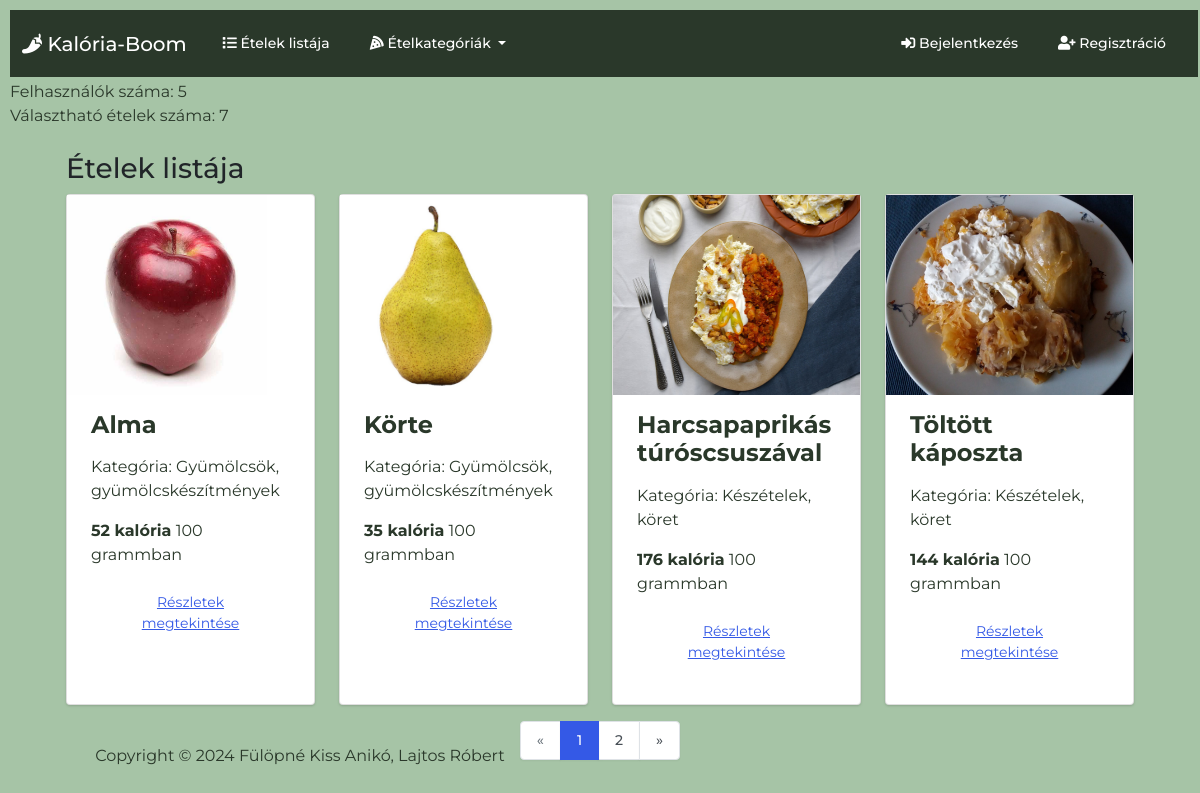
The page / on the database its author committed.
### foodtracker/models.py (models this page shows, shortened)
class Food(models.Model):
    food_name = models.CharField(max_length=200)
    quantity = models.DecimalField(max_digits=7, decimal_places=2, default=100.00)
    calories = models.IntegerField(default=0)
    fat = models.DecimalField(max_digits=7, decimal_places=2)
    carbohydrates = models.DecimalField(max_digits=7, decimal_places=2)
    protein = models.DecimalField(max_digits=7, decimal_places=2)
    category = models.ForeignKey(FoodCategory, on_delete=models.CASCADE, related_name='food_category')

class Image(models.Model):
    food = models.ForeignKey(Food, on_delete=models.CASCADE, related_name='get_images')
    image = models.ImageField(upload_to='images/')

class FoodCategory(models.Model):
    category_name = models.CharField(max_length=50)
    class Meta:
        verbose_name = 'Food Category'
        verbose_name_plural = 'Food Categories'
    def __str__(self):
        return f'{self.category_name}'
    @property
    def count_food_by_category(self):
        return Food.objects.filter(category=self).count()

### foodtracker/views.py (the view)
# urls.py: path('', views.food_list, name='food_list'),
def food_list(request):
    return food_list_view(request)

### foodtracker/views.py (called while the page is built)
def food_list_view(request):
    foods = Food.objects.all()
    for food in foods:
        food.image = food.get_images.first()
    page = request.GET.get('page', 1)
    paginator = Paginator(foods, 4)
    try:
        pages = paginator.page(page)
    except PageNotAnInteger:
        pages = paginator.page(1)
    except EmptyPage:
        pages = paginator.page(paginator.num_pages)
    return render(request, 'food_list.html', {
        'categories': FoodCategory.objects.all(),
        'foods': foods,
        'pages': pages,
        'title': 'Food List'
    })

### templates/food_list.html (shortened to what this page needs)
{% extends 'base.html' %}
{% load static %}
{% block css %}
    <link rel="stylesheet" type="text/css" href="{% static 'css/food_list.css' %}">
{% endblock css %}
{% block body %}
<div class='py-4 mt-auto'>
    <div class='container px-4'>
        <h3> Ételek listája </h3>
        <div class='row justify-content-center'>
        {% for food in pages %}
            <div class='col-sm-12 col-md-12 col-lg-4 col-xl-3 d-flex align-items-stretch'>
                <div class='card bg-secondary mb-3'>
                    <a href='#'>
                        <img
                            src="{{ food.image.image.url|default:'../../static/images/no_image.png' }}"
                            class='img-fluid'
                            alt='food image'
                        >
                    </a>
                    <div class='card-body'>
                        <h4 class='card-title'>
                            <strong>{{ food.food_name }}</strong>
                        </h4>
                        <p class='card-text'>
                            <div class='my-3'>
                                Kategória: {{ food.category }}
                            </div>
                        </p>
                        <p class='card-text'>
                            <div class='my-3'>
                                <strong>{{ food.calories}} kalória</strong>  {{ food.quantity|floatformat:0 }} grammban
                            </div>
                        </p>
                        <p class='card-text'>
                            <div class='my-3'>
                                <a href="{% url 'food_details' food.id %}" type='button' class='btn btn-link'>
                                    Részletek megtekintése
                                </a>
                            </div>
                        </p>
                    </div>
                </div>
            </div>
        {% endfor %}
        {% if pages.has_other_pages %}
            <div class='d-flex justify-content-center'>
                <ul class='pagination'>
                    {% if pages.has_previous %}
                        <li class='page-item'>
                            <a class='page-link' href='?page={{ pages.previous_page_number }}'>&laquo;</a>
                        </li>
                    {% else %}
                        <li class='page-item disabled'>
                            <a class='page-link' href='#'>&laquo;</a>
                        </li>
                    {% endif %}
                    {% for i in pages.paginator.page_range %}
                        {% if pages.number == i %}
                            <li class='page-item active'>
                                <a class='page-link' href='#'>{{ i }}</a>
                            </li>
                        {% else %}
                            <li class='page-item'>
                                <a class='page-link' href='?page={{ i }}'>{{ i }}</a>
                            </li>
                        {% endif %}
                    {% endfor %}
                    {% if pages.has_next %}
                        <li class='page-item'>
                            <a class='page-link' href='?page={{ pages.next_page_number }}'>&raquo;</a>
                        </li>
                    {% else %}
                        <li class='page-item disabled'>
                            <a class='page-link' href='#'>&raquo;</a>
                        </li>
                    {% endif %}
                </ul>
            </div>
        {% endif %}
    </div>
</div>
{% endblock body %}

### static/css/styles.css (style rules this page uses)
html { position: relative; min-height: 100%; }
body { margin: 80px 10px 10px 10px; font-family: 'Montserrat', sans-serif !important; background-size: cover; background-color: rgb(166, 196, 166); color: rgb(42, 56, 42); ; }

### static/css/food_list.css (style rules this page uses)
.img-fluid { height: 200px; }

### rows shown on the page
Food: image.image (picture), food_name "Alma", category "Gyümölcsök, gyümölcskészítmények", calories "52", quantity "100"
Food: image.image (picture), food_name "Körte", category "Gyümölcsök, gyümölcskészítmények", calories "35", quantity "100"
Food: image.image (picture), food_name "Harcsapaprikás túróscsuszával", category "Készételek, köret", calories "176", quantity "100"
Food: image.image (picture), food_name "Töltött káposzta", category "Készételek, köret", calories "144", quantity "100"

### other values the page prints
{{ i }} "1"
{{ i }} "2"
